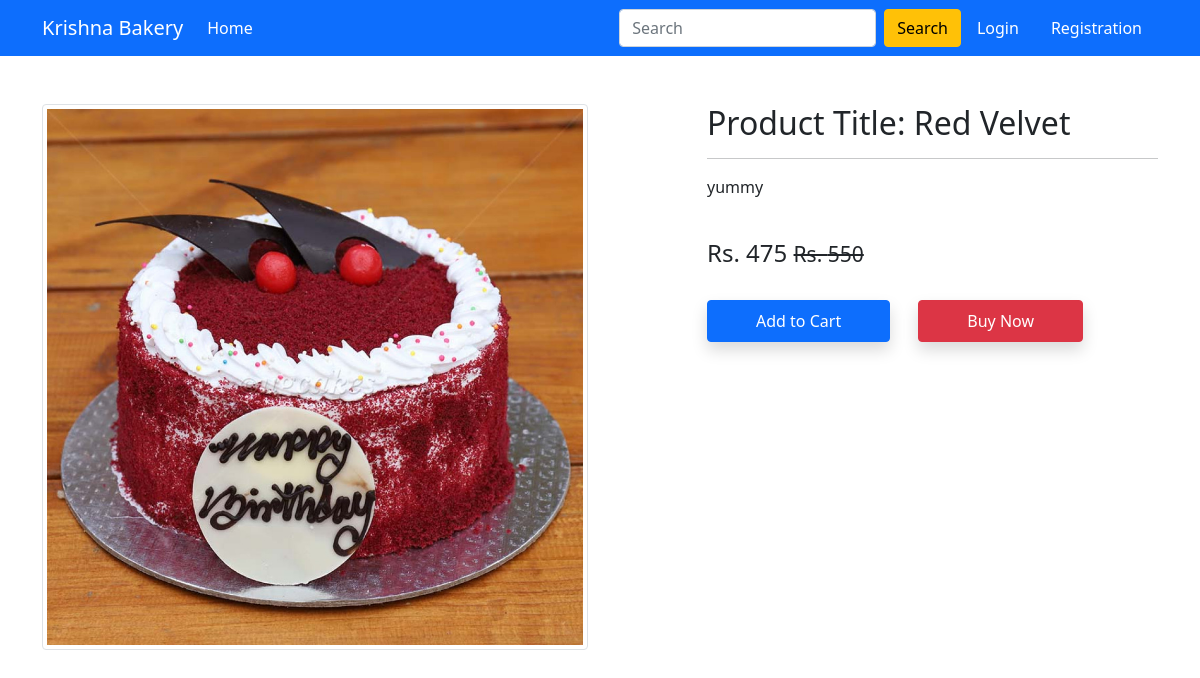
Page /product-detail/5ee24533-a5b2-4ca2-8d43-c0b3f205180f on the committed database.
### bakery/models.py (models this page shows, shortened)
class Product(models.Model):
    branch = models.ForeignKey(
        Branch, on_delete=models.SET_NULL, blank=True, null=True)
    title = models.CharField(max_length=100)
    selling_price = models.PositiveIntegerField()
    discounted_price = models.PositiveIntegerField(null=True, blank=True)
    description = models.TextField(null=True, blank=True)
    stock = models.IntegerField(null=True, blank=True)
    weight = models.TextField(null=True, blank=True)
    created = models.DateTimeField(auto_now_add=True)
    id = models.UUIDField(default=uuid.uuid4, unique=True,
                          primary_key=True, editable=False)
    category = models.CharField(choices=CATEGORY_CHOICES, max_length=2)
    product_image = models.ImageField(upload_to='productimg', default="1")

### bakery/views.py (the view)
class ProductDetailView(View):
    def get(self, request, pk):
        totalitem = 0
        product = Product.objects.get(pk=pk)
        item_already_in_cart = False
        if request.user.is_authenticated:
            totalitem = len(Cart.objects.filter(user=request.user))
            item_already_in_cart = Cart.objects.filter(
                Q(product=product.id) & Q(user=request.user)).exists()
        return render(request, 'app/productdetail.html', {'product': product, 'item_already_in_cart': item_already_in_cart, 'totalitem': totalitem})

### bakery/templates/app/productdetail.html (shortened to what this page needs)
{% extends 'app/base.html' %}
{% load static %}
{% block main-content %}
<div class="container my-5">
    <div class="row">
        <div class="col-sm-6 text-center align-self-center">
            <img src="{{product.product_image.url}}" alt="" class="img-fluid img-thumbnail">
        </div>
        <div class="col-sm-5 offset-sm-1">
            <h2>Product Title: {{product.title}}</h2>
            <hr>
            <p>{{product.description}}</p> <br>
            <h4>Rs. {{product.discounted_price}} <small class="fw-light text-decoration-line-through">Rs.
                    {{product.selling_price}}</small></h4> <br>
            {% if not request.user.is_authenticated %}
            <form action="/add-to-cart" class="d-inline">
                <button type="submit" class="btn btn-primary shadow px-5 py-2">Add to Cart</button>
            </form>
            {% endif %}
            <a href="{% url 'checkout' %}" class="btn btn-danger shadow px-5 py-2 ms-4">Buy Now</a>
        </div>
    </div>
</div>
{% endblock main-content %}

### rows in the picture
Product: product_image (picture), title "Red Velvet", description "yummy", discounted_price "475", selling_price "550"
